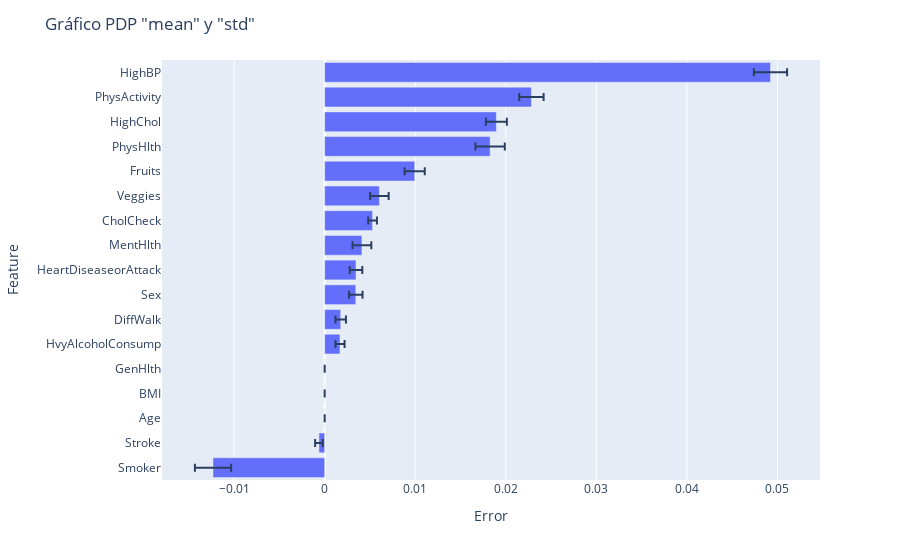

The code cell stored with this chart in its notebook:
### Markdown cell above
**3. Visualización en gráfico**

### Code cell
perm_importance_df = perm_importance_df.sort_values(by='mean', ascending=True)
fig = px.bar(perm_importance_df, x='mean', y='feature', orientation='h', error_x='std')
fig.update_layout(title='Gráfico PDP "mean" y "std"', xaxis_title='Error', yaxis_title='Feature')
fig.show()

### Figure 1 — Plotly figure (JSON) as saved in the notebook; plotly's stock layout.template omitted (floating-point values rounded to 4 significant figures)
{"data": [{"alignmentgroup": "True", "error_x": {"array": [0.001999, 0.000424, 0, 0, 0, 0.0005064, 0.0005796, 0.0007432, 0.0006955, 0.001037, 0.0004853, 0.001022, 0.001111, 0.001624, 0.001157, 0.001345, 0.001835]}, "hovertemplate": "mean=%{x}<br>feature=%{y}<extra></extra>", "legendgroup": "", "marker": {"color": "#636efa", "pattern": {"shape": ""}}, "name": "", "offsetgroup": "", "orientation": "h", "showlegend": false, "textposition": "auto", "type": "bar", "x": [-0.01233, -0.0006315, 0, 0, 0, 0.001695, 0.00177, 0.003438, 0.003459, 0.004114, 0.005287, 0.006043, 0.009943, 0.01827, 0.01896, 0.02283, 0.04923], "xaxis": "x", "y": ["Smoker", "Stroke", "Age", "BMI", "GenHlth", "HvyAlcoholConsump", "DiffWalk", "Sex", "HeartDiseaseorAttack", "MentHlth", "CholCheck", "Veggies", "Fruits", "PhysHlth", "HighChol", "PhysActivity", "HighBP"], "yaxis": "y"}], "layout": {"barmode": "relative", "legend": {"tracegroupgap": 0}, "margin": {"t": 60}, "title": {"text": "Gráfico PDP \"mean\" y \"std\""}, "xaxis": {"anchor": "y", "domain": [0, 1], "title": {"text": "Error"}}, "yaxis": {"anchor": "x", "domain": [0, 1], "title": {"text": "Feature"}}}}
